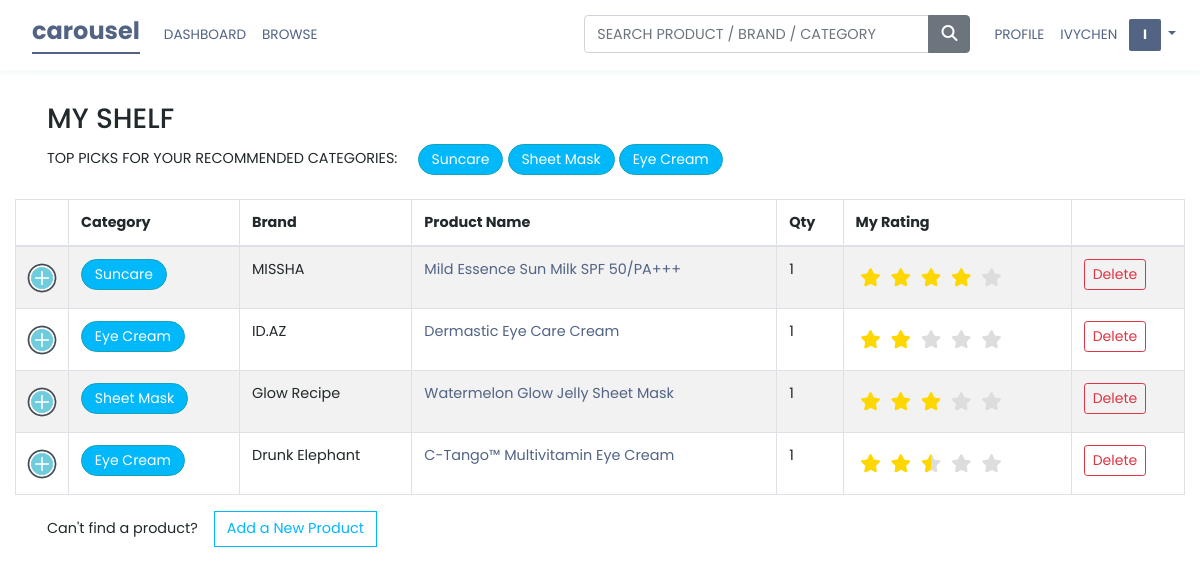
Page / (signed in) on the committed database.
### models.py (models this page shows, shortened)
class User(UserMixin, db.Model):
    username = db.Column(db.String(140), primary_key=True)
    password = db.Column(db.String(140))
    email = db.Column(db.Text, unique=True)
    skinType = db.Column(db.String(140))
    lists = db.relationship('List', backref='user', lazy=True)
    products = db.relationship("User_own_product", back_populates="user")

class Product(db.Model):
    id = db.Column('id', db.Integer, primary_key=True)
    timestamp = db.Column(db.DateTime)
    brand = db.Column('brand', db.String(140))
    name = db.Column('name', db.Text)
    description = db.Column('description', db.Text)
    imgsrc = db.Column(db.Text)
    category = db.Column(db.String(200))
    tags = db.relationship('Tag', secondary=tags, lazy='subquery', backref=db.backref('products', lazy=True))
    users = db.relationship("User_own_product", back_populates="product")

class User_own_product(db.Model):
    __tablename__= 'user_own_product'
    username = db.Column(db.String(140), db.ForeignKey('user.username'), primary_key=True)
    productId = db.Column(db.Integer, db.ForeignKey('product.id'), primary_key=True)
    quantity = db.Column(db.Integer)
    rating = db.Column(db.String(5), default="0")
    user = db.relationship('User', back_populates="products")
    product = db.relationship('Product', back_populates="users")

### app.py (the view)
@app.route('/', methods=['POST', 'GET'])
def main():
    page = request.args.get('page', 1, type=int)
    stock = models.Product.query.order_by(models.Product.name.asc()).paginate(page, app.config['POSTS_PER_PAGE'], False)
    next_url = url_for('main', page=stock.next_num) \
        if stock.has_next else None
    prev_url = url_for('main', page=stock.prev_num) \
        if stock.has_prev else None
    user = aliased(models.User)
    categories = db.session.query(models.User_own_product, models.Product.category).join(models.Product).join(user, models.User).all()
    popc = set([c.category for c in categories])
    if current_user.is_authenticated:
        username = current_user.username
        user = aliased(models.User)
        products = db.session.query(models.User_own_product, models.Product).join(models.Product).join(user, models.User).filter(user.username==username).all()
        categories = db.session.query(models.User_own_product, models.Product.category).join(models.Product).join(user, models.User).filter(user.username==username).all()
        uniqueCategories = set([c.category for c in categories])
        return render_template('shelf.html', products=products, username=current_user.username, float=float, categories=uniqueCategories, popCategories=popc)
    else:
        return render_template('main.html', products=stock.items, next_url=next_url,prev_url=prev_url,popCategories=popc)

### app.py (called while the page is built)
@login_manager.user_loader
def load_user(username):
    try:
        return models.User.query.get(username)
    except:
        return None

### templates/shelf.html (shortened to what this page needs)
{% extends "base.html" %}
{% block body %}
  {% block content %}
  <div class="row">
    <div class="col-sm-12 col-md-6">
      <h3>MY SHELF</h3>
    </div>
  </div>
  {% if categories %}
  <div class="row spacer">
    <div class="col-sm-12 col-md-12">
      <span class="mini">TOP PICKS FOR YOUR RECOMMENDED CATEGORIES:</span>
      {% for category in categories %}
        <a href="/">
          <button type="button" data-toggle="modal" data-target="#exampleModalCenter" data-category="{{category}}" class="recommend btn btn-outline-info btn-sm tag-category">{{ category }}</button>
        </a>
      {% endfor %}
    </div>
  </div>
  {% endif %}
  {% if not products %}
  <div class="row">
    <div class="col-sm-12 col-12">
      <div class="jumbotron jumbotron-fluid jumbotron-psa">
        <div class="row spacer">
          <p class="lead lead-inline">Looks like your shelf is empty -- let's add some products.</p>
        </div>
        {% if popCategories %}
        <div class="row spacer mini-wrapper">
          <span class="mini">TOP PICKS FOR TRENDING CATEGORIES:</span>
          {% for category in popCategories %}
            <a href="/" class="tag">
              <button type="button" data-toggle="modal" data-target="#exampleModalCenter" data-category="{{category}}" class="recommend btn btn-outline-info btn-sm tag-category">{{ category }}</button>
            </a>
          {% endfor %}
        </div>
        {% endif %}
        <div class="row spacer row-block">
          <!-- <form class="form-search form-inline" action="/search" method="POST">
            <div class="input-group input-block">
              <input type="text" class="form-control" name="query" id="query" placeholder="Search by product/brand/category">
              <div class="input-group-append">
                <button class="btn btn-secondary" type="button">
                  <i class="fa fa-search"></i>
                </button>
              </div>
            </div>
          </form> -->
        </div>
        <div class="row new-prod">
          <p class="mini">Can't find a product?</p>
          <a class="btn btn-primary product-button-update" href="/newProduct" role="button">Add a New Product</a>
        </div>
      </div>
    </div>
  </div>
  {% else %}
  <table id="myShelf" data-user="{{username}}" class="table table-striped table-bordered">
    <thead>
      <tr>
        <th></th>
        <th>Category</th>
        <th>Brand</th>
        <th>Product Name</th>
        <th>Qty</th>
        <th>My Rating</th>
        <th></th>
      </tr>
    <thead>
    <tbody>
      {% for product in products %}
      <tr data-child-value="{{ product[1].id }}">
        <td class="details-control"></td>
        <td>
          <a href="/">
            <button type="button" data-toggle="modal" data-target="#exampleModalCenter" data-category="{{product[1].category}}" class="recommend btn btn-outline-info btn-sm tag-category">{{ product[1].category }}</button>
          </a>
        </td>
        <td>{{product[1].brand}}</td>
        <td><a href="/product/{{ product[1].id }}">{{product[1].name}}</a></td>
        <td data-original-value="{{product[0].quantity}}">
          {{product[0].quantity}}
        </td>
        <td data-original-value="{{product[0].rating}}">
          <fieldset class="rating">
            <label class = "full" for="{{product[1].id}}_star5" title="Awesome - 5 stars"></label>
            <label class = "full" for="{{product[1].id}}_star4" title="Pretty good - 4 stars"></label>
            <label class = "full" for="{{product[1].id}}_star3" title="Meh - 3 stars"></label>
            <label class = "full" for="{{product[1].id}}_star2" title="Kinda bad - 2 stars"></label>
            <label class = "full" for="{{product[1].id}}_star1" title="Sucks big time - 1 star"></label>
        </fieldset>
        </td>
        <td>
          <a href="/shelf/remove/{{ username }}/{{ product[1].id }}">
            <button type="button" class="btn btn-outline-danger btn-sm">Delete</button>
          </a>
        </td>
      </tr>
      {% endfor %}
    </tbody>
  </table>
  {% endif %}
  <div class="row">
    <div class="col-sm-12 col-12">
      <div class="new-prod">
      <p class="mini">Can't find a product?</p>
      <a class="btn btn-primary product-button-update" href="/newProduct" role="button">Add a New Product</a>
      </div>
    </div>
  </div>
  {% endblock %}
{% endblock %}

### templates/base.html (shortened to what this page needs)
<!DOCTYPE html>
<html lang="en" >
<head>
  <link href="https://stackpath.bootstrapcdn.com/bootstrap/4.1.3/css/bootstrap.min.css" rel="stylesheet">
  <link rel="stylesheet" href="https://use.fontawesome.com/releases/v5.3.1/css/all.css">
  <link rel="stylesheet" href="https://cdnjs.cloudflare.com/ajax/libs/jqueryui/1.12.1/jquery-ui.min.css">
  <link rel="stylesheet" href="https://cdn.datatables.net/1.10.19/css/jquery.dataTables.min.css">
  <link rel="stylesheet" type="text/css"
        href="{{url_for('static', filename='css/main.css')}}">
</head>
<body>
  <nav class="navbar navbar-expand-sm">
    <a class="navbar-brand" href="/">carousel</a>
    <div class="collapse navbar-collapse" id="navbarSupportedContent">
      <ul class="navbar-nav" style="justify-content: flex-start; width: auto;">
        {% if current_user.is_authenticated %}
        <li class="nav-item active">
          <a class="nav-link" href="/">Dashboard</a>
        </li>
        {% endif %}
        <li class="nav-item active">
          <a class="nav-link" href="/browse">Browse</a>
        </li>
      </ul>
      <ul class="navbar-nav mr-auto">
        <form class="form-search form-inline form-search-bar" action="/search" method="POST">
          <div class="input-group form-group">
            <input type="text" class="form-control" name="query" id="query" placeholder="SEARCH PRODUCT / BRAND / CATEGORY">
            <div class="input-group-append">
              <button class="btn btn-secondary" type="button">
                <i class="fa fa-search"></i>
              </button>
            </div>
          </div>
        </form>
        {% if current_user.is_authenticated %}
        <li class="nav-item active">
          <a class="nav-link" href="/user/{{ current_user.username}}">Profile</a>
        </li>
        {% endif %}
      {% if current_user.is_authenticated %}
      <li class="nav-item dropdown">
        <a class="nav-link dropdown-toggle" href="#" id="navbarDropdown" role="button" data-toggle="dropdown" aria-haspopup="true" aria-expanded="false">
          {{ current_user.username }}
          <div class="user-icon">{{ current_user.username[0].upper() }}</div>
        </a>
      </li>
      {% endif %}
      </ul>
    </div>
  </nav>
	<div class="container-fluid">
    {% block body %}{% endblock %}
	</div>
  </head>
  <body>
</body>
</html>

### static/css/main.css (style rules this page uses)
.navbar-nav { width: 100%; display: flex; align-items: baseline; align-items: safe; justify-content: flex-end; }
.navbar-nav li { white-space: nowrap; }
nav.navbar.navbar-expand-sm { margin-bottom: 2rem; -webkit-box-shadow: 0px 0px 5px 3px rgba(212, 230, 234, 0.25); -moz-box-shadow: 0px 0px 5px 3px rgba(212, 230, 234, 0.25); box-shadow: 0px 0px 5px 3px rgba(212, 230, 234, 0.25); }
nav.navbar.navbar-expand-sm .navbar-brand { font-weight: bold; font-size: 1.5rem !important; height: 46px; margin-left: 1rem; border-bottom: 2px solid #526384; margin-bottom: .5rem; color: #526384 !important; }
nav.navbar.navbar-expand-sm a, nav.navbar.navbar-expand-sm li { color: #526384; }
.user-icon { display: inline-flex; align-items: center; font-weight: bold; justify-content: center; background-color: #526384; height: 32px; width: 32px; vertical-align: middle; border-radius: 2px; margin-left: .5rem; color: white; }
body > .container-fluid { margin-top: 0 !important; }
body > .container-fluid, footer > .container-fluid { color: #21292c; margin-top: 1.5rem; margin-bottom: 1.5rem; }
body > .container-fluid .row, footer > .container-fluid .row { padding-left: 2rem; padding-right: 2rem; }
.spacer { margin-bottom: 1.5rem; }
.form-search-bar { width: 45%; margin-right: 1rem; }
.form-search-bar .input-group { width: 100%; }
.form-search-bar .form-control { font-size: .9rem; }
td.details-control { background: url("../resources/plus.png") no-repeat center center; cursor: pointer; background-position: 50% 50%; background-size: 36px 36px; padding: 1.25rem !important; }
fieldset, label { margin: 0; padding: 0; }
body { padding-bottom: 60px; font-family: 'Poppins', 'Roboto', Helvetica, sans-serif; }
.rating { border: none; float: left; }
.rating > label:before { margin: 5px; font-size: 1.25em; font-family: FontAwesome; display: inline-block; content: "\f005"; }
.rating > label { color: #ddd; float: right; }
.rating > input:checked ~ label, .rating:not(:checked) > label:hover, .rating:not(:checked) > label:hover ~ label { color: #FFD700; }
table { font-size: .9rem; }
.login, .register, .nav-link { color: #526384; font-size: .85rem; text-transform: uppercase; border: none; }
.product-button-update { color: white; border-radius: 0; margin-right: 1rem; background-color: #01b8fb; border-color: #01b8fb; margin-bottom: 0 !important; }
.btn.btn-outline-success:hover, .btn.btn-outline-success:active .btn, a.nav-link { color: #f68f5b; background: none; border: none; transition: 0.4s; }
a { color: #526384; }
.recommend { border-radius: 2rem; padding: .25rem .8rem; background-color: #01b8fb; color: white; }
.mini { font-size: 0.9rem; margin-right: 1rem; }
.new-prod { display: flex; align-items: baseline; }
.new-prod .product-button-update { font-size: 0.9rem; background-color: transparent; color: #01b8fb; }

### rows in the picture
User: username "IVYCHEN"
Product: category "Suncare"
Product: category "Sheet Mask"
Product: category "Eye Cream"
User_own_product: {{ product[1].id }} 5 (drawn), category "Suncare", brand "MISSHA", name "Mild Essence Sun Milk SPF 50/PA+++", quantity "1", {{ product[0].rating }} 4 (drawn)
User_own_product: {{ product[1].id }} 83 (drawn), category "Eye Cream", brand "ID.AZ", name "Dermastic Eye Care Cream", quantity "1", {{ product[0].rating }} 2 (drawn)
User_own_product: {{ product[1].id }} 162 (drawn), category "Sheet Mask", brand "Glow Recipe", name "Watermelon Glow Jelly Sheet Mask", quantity "1", {{ product[0].rating }} 3 (drawn)
User_own_product: {{ product[1].id }} 201 (drawn), category "Eye Cream", brand "Drunk Elephant", name "C-Tango™ Multivitamin Eye Cream", quantity "1", {{ product[0].rating }} 2.5 (drawn)

### other values in the picture
{{ current_user.username[0].upper() }} "I"
